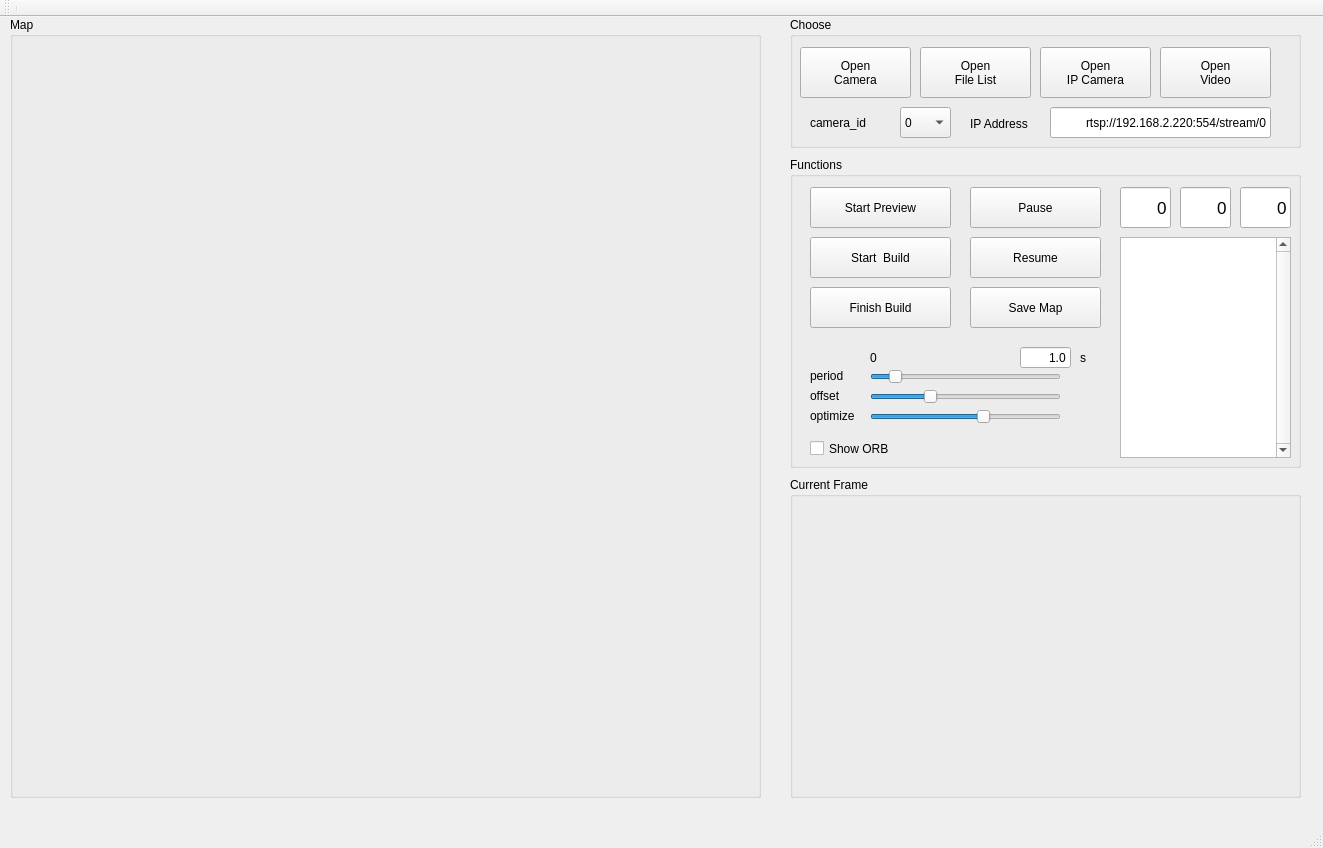
<?xml version="1.0" encoding="UTF-8"?>
<ui version="4.0">
 <class>MainWindow</class>
 <widget class="QMainWindow" name="MainWindow">
  <property name="geometry">
   <rect>
    <x>0</x>
    <y>0</y>
    <width>1323</width>
    <height>848</height>
   </rect>
  </property>
  <property name="windowTitle">
   <string>MainWindow</string>
  </property>
  <widget class="QWidget" name="centralWidget">
   <widget class="QGroupBox" name="groupBox">
    <property name="geometry">
     <rect>
      <x>10</x>
      <y>0</y>
      <width>751</width>
      <height>781</height>
     </rect>
    </property>
    <property name="title">
     <string>Map</string>
    </property>
    <widget class="QLabel" name="label_map">
     <property name="geometry">
      <rect>
       <x>10</x>
       <y>30</y>
       <width>731</width>
       <height>741</height>
      </rect>
     </property>
     <property name="text">
      <string/>
     </property>
    </widget>
   </widget>
   <widget class="QGroupBox" name="groupBox_2">
    <property name="geometry">
     <rect>
      <x>790</x>
      <y>0</y>
      <width>511</width>
      <height>131</height>
     </rect>
    </property>
    <property name="title">
     <string>Choose</string>
    </property>
    <widget class="QPushButton" name="btn_open_cam">
     <property name="geometry">
      <rect>
       <x>10</x>
       <y>30</y>
       <width>111</width>
       <height>51</height>
      </rect>
     </property>
     <property name="text">
      <string>Open 
Camera</string>
     </property>
    </widget>
    <widget class="QPushButton" name="btn_open_video">
     <property name="geometry">
      <rect>
       <x>370</x>
       <y>30</y>
       <width>111</width>
       <height>51</height>
      </rect>
     </property>
     <property name="text">
      <string>Open
Video</string>
     </property>
    </widget>
    <widget class="QPushButton" name="btn_open_list">
     <property name="geometry">
      <rect>
       <x>130</x>
       <y>30</y>
       <width>111</width>
       <height>51</height>
      </rect>
     </property>
     <property name="text">
      <string>Open
File List</string>
     </property>
    </widget>
    <widget class="QLabel" name="label_3">
     <property name="geometry">
      <rect>
       <x>20</x>
       <y>90</y>
       <width>101</width>
       <height>31</height>
      </rect>
     </property>
     <property name="text">
      <string>camera_id</string>
     </property>
    </widget>
    <widget class="QComboBox" name="combo_cam_id">
     <property name="geometry">
      <rect>
       <x>110</x>
       <y>90</y>
       <width>51</width>
       <height>31</height>
      </rect>
     </property>
     <item>
      <property name="text">
       <string>0</string>
      </property>
     </item>
     <item>
      <property name="text">
       <string>1</string>
      </property>
     </item>
     <item>
      <property name="text">
       <string>2</string>
      </property>
     </item>
    </widget>
    <widget class="QPushButton" name="btn_open_ipcam">
     <property name="geometry">
      <rect>
       <x>250</x>
       <y>30</y>
       <width>111</width>
       <height>51</height>
      </rect>
     </property>
     <property name="text">
      <string>Open
IP Camera</string>
     </property>
    </widget>
    <widget class="QLabel" name="label_7">
     <property name="geometry">
      <rect>
       <x>180</x>
       <y>96</y>
       <width>81</width>
       <height>21</height>
      </rect>
     </property>
     <property name="text">
      <string>IP Address</string>
     </property>
    </widget>
    <widget class="QLineEdit" name="txt_ip_addr">
     <property name="geometry">
      <rect>
       <x>260</x>
       <y>90</y>
       <width>221</width>
       <height>31</height>
      </rect>
     </property>
     <property name="text">
      <string>rtsp://192.168.2.220:554/stream/0</string>
     </property>
     <property name="alignment">
      <set>Qt::AlignRight|Qt::AlignTrailing|Qt::AlignVCenter</set>
     </property>
    </widget>
   </widget>
   <widget class="QGroupBox" name="groupBox_3">
    <property name="geometry">
     <rect>
      <x>790</x>
      <y>140</y>
      <width>511</width>
      <height>311</height>
     </rect>
    </property>
    <property name="inputMethodHints">
     <set>Qt::ImhNone</set>
    </property>
    <property name="title">
     <string>Functions</string>
    </property>
    <widget class="QPushButton" name="btn_start">
     <property name="geometry">
      <rect>
       <x>20</x>
       <y>80</y>
       <width>141</width>
       <height>41</height>
      </rect>
     </property>
     <property name="text">
      <string>Start  Build</string>
     </property>
    </widget>
    <widget class="QPushButton" name="btn_pause">
     <property name="geometry">
      <rect>
       <x>180</x>
       <y>30</y>
       <width>131</width>
       <height>41</height>
      </rect>
     </property>
     <property name="text">
      <string>Pause</string>
     </property>
    </widget>
    <widget class="QPushButton" name="btn_resume">
     <property name="geometry">
      <rect>
       <x>180</x>
       <y>80</y>
       <width>131</width>
       <height>41</height>
      </rect>
     </property>
     <property name="text">
      <string>Resume</string>
     </property>
    </widget>
    <widget class="QPushButton" name="btn_finish">
     <property name="geometry">
      <rect>
       <x>20</x>
       <y>130</y>
       <width>141</width>
       <height>41</height>
      </rect>
     </property>
     <property name="text">
      <string>Finish Build</string>
     </property>
    </widget>
    <widget class="QPushButton" name="btn_save">
     <property name="geometry">
      <rect>
       <x>180</x>
       <y>130</y>
       <width>131</width>
       <height>41</height>
      </rect>
     </property>
     <property name="text">
      <string>Save Map</string>
     </property>
    </widget>
    <widget class="QLabel" name="label_2">
     <property name="geometry">
      <rect>
       <x>290</x>
       <y>190</y>
       <width>20</width>
       <height>21</height>
      </rect>
     </property>
     <property name="text">
      <string>s</string>
     </property>
    </widget>
    <widget class="QSlider" name="slide_period">
     <property name="geometry">
      <rect>
       <x>80</x>
       <y>210</y>
       <width>191</width>
       <height>20</height>
      </rect>
     </property>
     <property name="maximum">
      <number>100</number>
     </property>
     <property name="value">
      <number>10</number>
     </property>
     <property name="orientation">
      <enum>Qt::Horizontal</enum>
     </property>
    </widget>
    <widget class="QLabel" name="label">
     <property name="geometry">
      <rect>
       <x>80</x>
       <y>190</y>
       <width>16</width>
       <height>21</height>
      </rect>
     </property>
     <property name="text">
      <string>0</string>
     </property>
    </widget>
    <widget class="QLineEdit" name="txt_max_time">
     <property name="geometry">
      <rect>
       <x>230</x>
       <y>190</y>
       <width>51</width>
       <height>21</height>
      </rect>
     </property>
     <property name="text">
      <string>1.0</string>
     </property>
     <property name="alignment">
      <set>Qt::AlignRight|Qt::AlignTrailing|Qt::AlignVCenter</set>
     </property>
    </widget>
    <widget class="QLabel" name="txt_cur_time">
     <property name="geometry">
      <rect>
       <x>130</x>
       <y>190</y>
       <width>61</width>
       <height>21</height>
      </rect>
     </property>
     <property name="text">
      <string/>
     </property>
    </widget>
    <widget class="QSlider" name="slide_offset">
     <property name="geometry">
      <rect>
       <x>80</x>
       <y>230</y>
       <width>191</width>
       <height>20</height>
      </rect>
     </property>
     <property name="maximum">
      <number>100</number>
     </property>
     <property name="value">
      <number>30</number>
     </property>
     <property name="orientation">
      <enum>Qt::Horizontal</enum>
     </property>
    </widget>
    <widget class="QSlider" name="slide_optim">
     <property name="geometry">
      <rect>
       <x>80</x>
       <y>250</y>
       <width>191</width>
       <height>20</height>
      </rect>
     </property>
     <property name="maximum">
      <number>100</number>
     </property>
     <property name="value">
      <number>60</number>
     </property>
     <property name="orientation">
      <enum>Qt::Horizontal</enum>
     </property>
    </widget>
    <widget class="QLabel" name="txt_offset">
     <property name="geometry">
      <rect>
       <x>280</x>
       <y>230</y>
       <width>41</width>
       <height>17</height>
      </rect>
     </property>
     <property name="text">
      <string/>
     </property>
    </widget>
    <widget class="QLabel" name="txt_optim">
     <property name="geometry">
      <rect>
       <x>280</x>
       <y>250</y>
       <width>41</width>
       <height>17</height>
      </rect>
     </property>
     <property name="text">
      <string/>
     </property>
    </widget>
    <widget class="QLabel" name="label_4">
     <property name="geometry">
      <rect>
       <x>20</x>
       <y>210</y>
       <width>67</width>
       <height>17</height>
      </rect>
     </property>
     <property name="text">
      <string>period</string>
     </property>
    </widget>
    <widget class="QLabel" name="label_5">
     <property name="geometry">
      <rect>
       <x>20</x>
       <y>230</y>
       <width>67</width>
       <height>17</height>
      </rect>
     </property>
     <property name="text">
      <string>offset</string>
     </property>
    </widget>
    <widget class="QLabel" name="label_6">
     <property name="geometry">
      <rect>
       <x>20</x>
       <y>250</y>
       <width>67</width>
       <height>17</height>
      </rect>
     </property>
     <property name="text">
      <string>optimize</string>
     </property>
    </widget>
    <widget class="QPushButton" name="btn_preview">
     <property name="geometry">
      <rect>
       <x>20</x>
       <y>30</y>
       <width>141</width>
       <height>41</height>
      </rect>
     </property>
     <property name="text">
      <string>Start Preview</string>
     </property>
    </widget>
    <widget class="QCheckBox" name="check_orb">
     <property name="geometry">
      <rect>
       <x>20</x>
       <y>280</y>
       <width>92</width>
       <height>23</height>
      </rect>
     </property>
     <property name="text">
      <string>Show ORB</string>
     </property>
    </widget>
    <widget class="QTextEdit" name="txt_console">
     <property name="geometry">
      <rect>
       <x>330</x>
       <y>80</y>
       <width>171</width>
       <height>221</height>
      </rect>
     </property>
     <property name="verticalScrollBarPolicy">
      <enum>Qt::ScrollBarAlwaysOn</enum>
     </property>
     <property name="readOnly">
      <bool>true</bool>
     </property>
    </widget>
    <widget class="QLineEdit" name="txt_long">
     <property name="geometry">
      <rect>
       <x>330</x>
       <y>30</y>
       <width>51</width>
       <height>41</height>
      </rect>
     </property>
     <property name="font">
      <font>
       <pointsize>13</pointsize>
      </font>
     </property>
     <property name="text">
      <string>0</string>
     </property>
     <property name="alignment">
      <set>Qt::AlignRight|Qt::AlignTrailing|Qt::AlignVCenter</set>
     </property>
     <property name="readOnly">
      <bool>true</bool>
     </property>
    </widget>
    <widget class="QLineEdit" name="txt_lat">
     <property name="geometry">
      <rect>
       <x>390</x>
       <y>30</y>
       <width>51</width>
       <height>41</height>
      </rect>
     </property>
     <property name="font">
      <font>
       <pointsize>13</pointsize>
      </font>
     </property>
     <property name="text">
      <string>0</string>
     </property>
     <property name="alignment">
      <set>Qt::AlignRight|Qt::AlignTrailing|Qt::AlignVCenter</set>
     </property>
     <property name="readOnly">
      <bool>true</bool>
     </property>
    </widget>
    <widget class="QLineEdit" name="txt_alt">
     <property name="geometry">
      <rect>
       <x>450</x>
       <y>30</y>
       <width>51</width>
       <height>41</height>
      </rect>
     </property>
     <property name="font">
      <font>
       <pointsize>13</pointsize>
      </font>
     </property>
     <property name="text">
      <string>0</string>
     </property>
     <property name="alignment">
      <set>Qt::AlignRight|Qt::AlignTrailing|Qt::AlignVCenter</set>
     </property>
     <property name="readOnly">
      <bool>true</bool>
     </property>
    </widget>
   </widget>
   <widget class="QGroupBox" name="groupBox_4">
    <property name="geometry">
     <rect>
      <x>790</x>
      <y>460</y>
      <width>511</width>
      <height>321</height>
     </rect>
    </property>
    <property name="title">
     <string>Current Frame</string>
    </property>
    <widget class="QLabel" name="label_frame">
     <property name="geometry">
      <rect>
       <x>50</x>
       <y>30</y>
       <width>401</width>
       <height>281</height>
      </rect>
     </property>
     <property name="text">
      <string/>
     </property>
    </widget>
   </widget>
  </widget>
  <widget class="QMenuBar" name="menuBar">
   <property name="geometry">
    <rect>
     <x>0</x>
     <y>0</y>
     <width>1323</width>
     <height>28</height>
    </rect>
   </property>
  </widget>
  <widget class="QToolBar" name="mainToolBar">
   <attribute name="toolBarArea">
    <enum>TopToolBarArea</enum>
   </attribute>
   <attribute name="toolBarBreak">
    <bool>false</bool>
   </attribute>
   <addaction name="separator"/>
  </widget>
  <widget class="QStatusBar" name="statusBar"/>
 </widget>
 <layoutdefault spacing="6" margin="11"/>
 <resources/>
 <connections/>
</ui>
